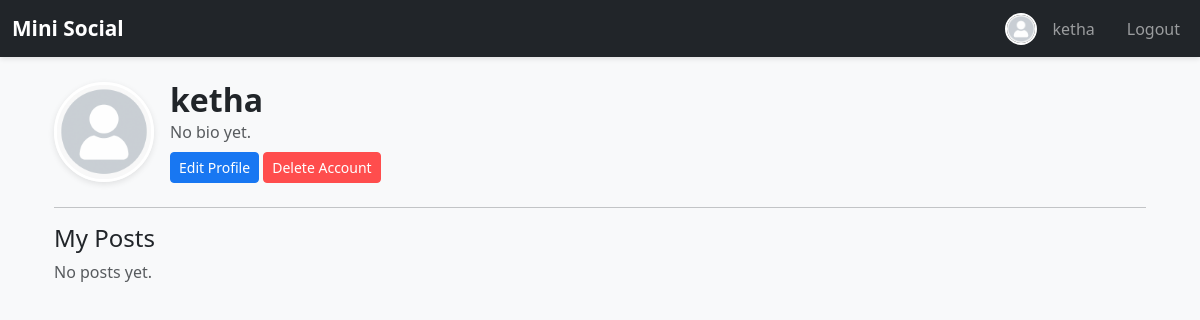
Screenshot of /accounts/profile/ketha/ (signed in) with the database file from the repository.
### accounts/models.py (models this page shows, shortened)
class Profile(models.Model):
    user = models.OneToOneField(User, on_delete=models.CASCADE)
    bio = models.TextField(blank=True, null=True)
    profile_picture = models.ImageField(
        upload_to='profiles/',
        default='images/default_profile.jpg',  # ✅ Path in STATIC/MEDIA
        blank=True,
        null=True
    )

### accounts/views.py (the view)
# urls.py: path('profile/<str:username>/', views.profile_view, name='profile'),
@login_required
def profile_view(request, username):
    profile_user = get_object_or_404(Profile, user__username=username)
    posts = Post.objects.filter(user=profile_user.user).order_by('-created_at')
    return render(request, 'accounts/profile.html', {
        'profile_user': profile_user.user,
        'profile': profile_user,
        'posts': posts
    })

### templates/accounts/profile.html (shortened to what this page needs)
{% extends 'base.html' %}
{% load static %}
{% block content %}
<div class="container mt-4">
    <div class="profile-header d-flex align-items-center gap-3 mb-4">
        {% if profile.profile_picture %}
            <img src="{{ profile.profile_picture.url }}" alt="Profile Picture"
                 class="rounded-circle" width="100" height="100" style="object-fit: cover;">
        {% else %}
            <img src="{% static 'images/default_profile.jpg' %}" alt="Default Profile"
                 class="rounded-circle" width="100" height="100" style="object-fit: cover;">
        {% endif %}
        <div>
            <h2 class="mb-0">{{ profile.user.username }}</h2>
            <p class="text-muted mb-0">{{ profile.bio|default:"No bio yet." }}</p>
            {% if request.user == profile.user %}
                <a href="{% url 'edit_profile' profile.user.username %}"
                   class="btn btn-sm btn-primary mt-2">Edit Profile</a>
                <form method="post" action="{% url 'delete_account' profile.user.username %}"
                      class="d-inline"
                      onsubmit="return confirm('Are you sure you want to delete your account? This action cannot be undone.');">
                    <button type="submit" class="btn btn-sm btn-danger mt-2">Delete Account</button>
                </form>
            {% endif %}
        </div>
    </div>
    <hr>
    <h4>My Posts</h4>
    {% for post in posts %}
        <div class="card mb-3 shadow-sm">
            <div class="card-body">
                <p>{{ post.content }}</p>
                {% if post.image %}
                    <img src="{{ post.image.url }}" class="img-fluid rounded mb-2"
                         style="max-height: 400px; object-fit: cover;">
                {% endif %}
                <small class="text-muted">{{ post.created_at }}</small>
            </div>
        </div>
    {% empty %}
        <p class="text-muted">No posts yet.</p>
    {% endfor %}
</div>
{% endblock %}

### templates/base.html (shortened to what this page needs)
{% load static %}
<!DOCTYPE html>
<html lang="en">
<head>
    <link href="https://cdn.jsdelivr.net/npm/bootstrap@5.3.0/dist/css/bootstrap.min.css" rel="stylesheet">
    <link rel="stylesheet" href="{% static 'css/styles.css' %}">
</head>
<body>
<nav class="navbar navbar-expand-lg navbar-dark bg-dark">
    <div class="container-fluid">
        <a class="navbar-brand" href="{% url 'home' %}">Mini Social</a>
        <div class="collapse navbar-collapse" id="navbarNav">
            <ul class="navbar-nav ms-auto">
                {% if user.is_authenticated %}
                    <li class="nav-item d-flex align-items-center me-3">
                        {% if user.profile.profile_picture %}
                            <img src="{{ user.profile.profile_picture.url }}"
                                 class="rounded-circle me-2" width="32" height="32" style="object-fit: cover;">
                        {% else %}
                            <img src="{% static 'images/default_profile.jpg' %}"
                                 class="rounded-circle me-2" width="32" height="32" style="object-fit: cover;">
                        {% endif %}
                        <a class="nav-link" href="{% url 'profile' user.username %}">{{ user.username }}</a>
                    </li>
                    <li class="nav-item">
                        <form method="post" action="{% url 'logout' %}" class="d-inline">
                            <button type="submit" class="btn btn-link nav-link" style="text-decoration:none;">
                                Logout
                            </button>
                        </form>
                    </li>
                {% endif %}
            </ul>
        </div>
    </div>
</nav>
<div class="container mt-4">
    {% block content %}{% endblock %}
</div>
</body>
</html>

### static/css/styles.css (style rules this page uses)
body { background-color: #f8f9fa; font-family: 'Segoe UI', Tahoma, Geneva, Verdana, sans-serif; }
a { text-decoration: none; }
.navbar { box-shadow: 0 2px 5px rgba(0, 0, 0, 0.1); }
.navbar-brand { font-weight: bold; font-size: 1.3rem; }
.navbar .rounded-circle { border: 2px solid #fff; }
.btn-outline-primary:hover, .btn-primary { background-color: #1877f2; border-color: #1877f2; color: #fff; }
.btn-outline-danger:hover, .btn-danger { background-color: #ff4d4d; border-color: #ff4d4d; color: #fff; }
.profile-header { display: flex; align-items: center; gap: 15px; margin-bottom: 20px; }
.profile-header img { width: 100px; height: 100px; object-fit: cover; border-radius: 50%; border: 3px solid #fff; box-shadow: 0 2px 6px rgba(0,0,0,0.1); }
.profile-header h2 { font-weight: bold; margin: 0; }
.profile-header p { margin: 0; color: #666; }

### rows the page displays
Profile: profile_picture (placeholder picture), user.username "ketha", bio "No bio yet."

### other values shown
{{ user.username }} "ketha"
